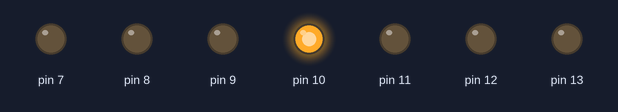
The sketch below on a simulated Arduino Uno, built with avr-gcc and run on an emulated ATmega328P. Parts: output pins drawn as LEDs (lit = HIGH).

Above: at 0.5 s.
At 2.5 s:
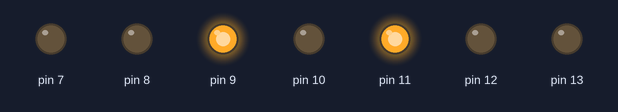
At 3.5 s:
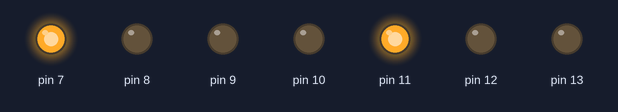
At 5.5 s:
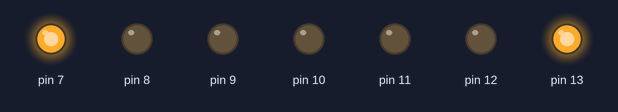
At 8.5 s:
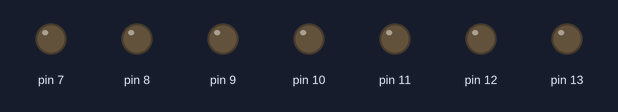
At 11.5 s:
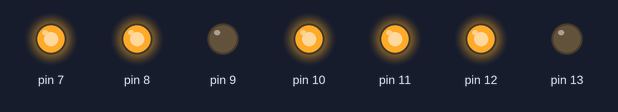
Timing chart, 0 to 13.0 s (numbered marks = the images above):
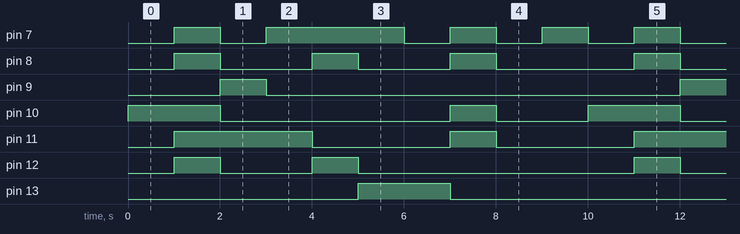

Measured:
- by itself, pin 7: repeats every 10.0 s: LOW 1.0 s, HIGH 3.0 s, 3 × (LOW 1.0 s, HIGH 1.0 s)
- by itself, pin 8: repeats every 10.0 s: 2 × (LOW 2.0 s, HIGH 1.0 s), LOW 3.0 s, HIGH 1.0 s
- by itself, pin 9: alternates HIGH for 1.0 s and LOW for 9.0 s
- by itself, pin 10: repeats every 10.0 s: LOW 5.0 s, HIGH 1.0 s, LOW 2.0 s, HIGH 2.0 s
- by itself, pin 11: repeats every 10.0 s: LOW 3.0 s, HIGH 1.0 s, LOW 3.0 s, HIGH 3.0 s
- by itself, pin 12: repeats every 10.0 s: LOW 2.0 s, HIGH 1.0 s, LOW 6.0 s, HIGH 1.0 s
- by itself, pin 13: alternates HIGH for 2.0 s and LOW for 8.0 s

The sketch:

Contador_digital.ino
```cpp
//Contador digital
void setup() {
  pinMode(7, OUTPUT);
  pinMode(8, OUTPUT);
  pinMode(9, OUTPUT);
  pinMode(13, OUTPUT);
  pinMode(12, OUTPUT);
  pinMode(11, OUTPUT);
  pinMode(10, OUTPUT);
}

void loop() {
  acende0();
  delay(1000);
  acende1();
  delay(1000);
  acende2();
  delay(1000);
  acende3();
  delay(1000);
  acende4();
  delay(1000);
  acende5();
  delay(1000);
  acende6();
  delay(1000);
  acende7();
  delay(1000);
  acende8();
  delay(1000);
  acende9();
  delay(1000);
}

void acende0(){
  digitalWrite(7, LOW);
  digitalWrite(8, LOW);
  digitalWrite(9, LOW);
  digitalWrite(13, LOW);
  digitalWrite(12, LOW);
  digitalWrite(11, LOW);
  digitalWrite(10, HIGH);
}
void acende1(){
  digitalWrite(7, HIGH);
  digitalWrite(8, HIGH);
  digitalWrite(9, LOW);
  digitalWrite(13, LOW);
  digitalWrite(12, HIGH);
  digitalWrite(11, HIGH);
  digitalWrite(10, HIGH);
}
void acende2(){
  digitalWrite(7, LOW);
  digitalWrite(8, LOW);
  digitalWrite(9, HIGH);
  digitalWrite(13, LOW);
  digitalWrite(12, LOW);
  digitalWrite(11, HIGH);
  digitalWrite(10, LOW);
}
void acende3(){
  digitalWrite(7, HIGH);
  digitalWrite(8, LOW);
  digitalWrite(9, LOW);
  digitalWrite(13, LOW);
  digitalWrite(12, LOW);
  digitalWrite(11, HIGH);
  digitalWrite(10, LOW);
}
void acende4(){
  digitalWrite(7, HIGH);
  digitalWrite(8, HIGH);
  digitalWrite(9, LOW);
  digitalWrite(13, LOW);
  digitalWrite(12, HIGH);
  digitalWrite(11, LOW);
  digitalWrite(10, LOW);
}
void acende5(){
  digitalWrite(7, HIGH);
  digitalWrite(8, LOW);
  digitalWrite(9, LOW);
  digitalWrite(13, HIGH);
  digitalWrite(12, LOW);
  digitalWrite(11, LOW);
  digitalWrite(10, LOW);
}
void acende6(){
  digitalWrite(7, LOW);
  digitalWrite(8, LOW);
  digitalWrite(9, LOW);
  digitalWrite(13, HIGH);
  digitalWrite(12, LOW);
  digitalWrite(11, LOW);
  digitalWrite(10, LOW);
}
void acende7(){
  digitalWrite(7, HIGH);
  digitalWrite(8, HIGH);
  digitalWrite(9, LOW);
  digitalWrite(13, LOW);
  digitalWrite(12, LOW);
  digitalWrite(11, HIGH);
  digitalWrite(10, HIGH);
}
void acende8(){
  digitalWrite(7, LOW);
  digitalWrite(8, LOW);
  digitalWrite(9, LOW);
  digitalWrite(13, LOW);
  digitalWrite(12, LOW);
  digitalWrite(11, LOW);
  digitalWrite(10, LOW);
}
void acende9(){
  digitalWrite(7, HIGH);
  digitalWrite(8, LOW);
  digitalWrite(9, LOW);
  digitalWrite(13, LOW);
  digitalWrite(12, LOW);
  digitalWrite(11, LOW);
  digitalWrite(10, LOW);
}
```
